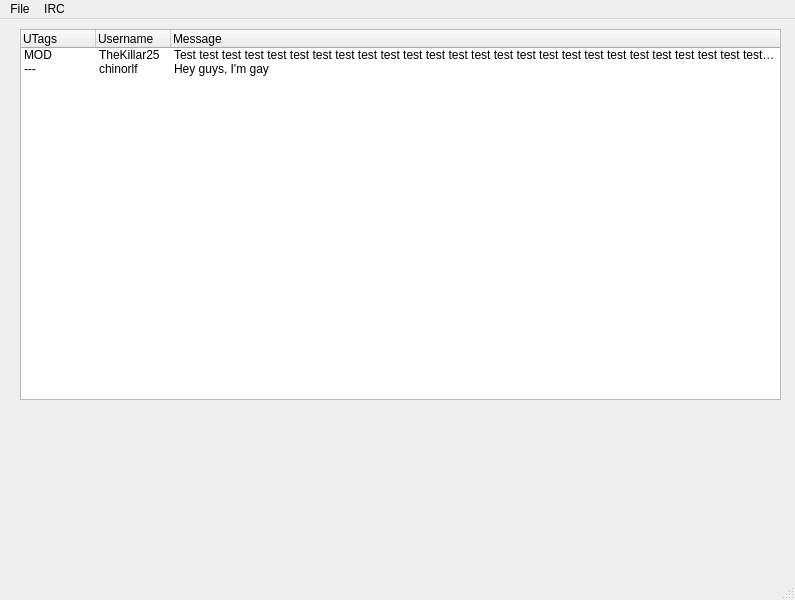
<?xml version="1.0" encoding="UTF-8"?>
<ui version="4.0">
 <class>MainWindow</class>
 <widget class="QMainWindow" name="MainWindow">
  <property name="geometry">
   <rect>
    <x>0</x>
    <y>0</y>
    <width>795</width>
    <height>600</height>
   </rect>
  </property>
  <property name="windowTitle">
   <string>MainWindow</string>
  </property>
  <widget class="QWidget" name="centralwidget">
   <widget class="QTreeWidget" name="treeWidget">
    <property name="geometry">
     <rect>
      <x>20</x>
      <y>10</y>
      <width>761</width>
      <height>371</height>
     </rect>
    </property>
    <property name="rootIsDecorated">
     <bool>false</bool>
    </property>
    <property name="uniformRowHeights">
     <bool>false</bool>
    </property>
    <property name="itemsExpandable">
     <bool>false</bool>
    </property>
    <property name="allColumnsShowFocus">
     <bool>false</bool>
    </property>
    <property name="wordWrap">
     <bool>true</bool>
    </property>
    <property name="headerHidden">
     <bool>false</bool>
    </property>
    <property name="expandsOnDoubleClick">
     <bool>true</bool>
    </property>
    <attribute name="headerVisible">
     <bool>true</bool>
    </attribute>
    <attribute name="headerCascadingSectionResizes">
     <bool>true</bool>
    </attribute>
    <attribute name="headerDefaultSectionSize">
     <number>75</number>
    </attribute>
    <attribute name="headerHighlightSections">
     <bool>true</bool>
    </attribute>
    <attribute name="headerMinimumSectionSize">
     <number>50</number>
    </attribute>
    <attribute name="headerShowSortIndicator" stdset="0">
     <bool>false</bool>
    </attribute>
    <attribute name="headerStretchLastSection">
     <bool>true</bool>
    </attribute>
    <column>
     <property name="text">
      <string>UTags</string>
     </property>
    </column>
    <column>
     <property name="text">
      <string>Username</string>
     </property>
    </column>
    <column>
     <property name="text">
      <string>Message</string>
     </property>
    </column>
    <item>
     <property name="text">
      <string>MOD</string>
     </property>
     <property name="text">
      <string>TheKillar25</string>
     </property>
     <property name="text">
      <string>Test test test test test test test test test test test test test test test test test test test test test test test test test test test test test test test test test test</string>
     </property>
    </item>
    <item>
     <property name="text">
      <string>---</string>
     </property>
     <property name="text">
      <string>chinorlf</string>
     </property>
     <property name="text">
      <string>Hey guys, I'm gay</string>
     </property>
    </item>
   </widget>
  </widget>
  <widget class="QMenuBar" name="menubar">
   <property name="geometry">
    <rect>
     <x>0</x>
     <y>0</y>
     <width>795</width>
     <height>21</height>
    </rect>
   </property>
   <widget class="QMenu" name="menuFile">
    <property name="title">
     <string>File</string>
    </property>
    <addaction name="actionQuit"/>
   </widget>
   <widget class="QMenu" name="menuIRC">
    <property name="title">
     <string>IRC</string>
    </property>
    <addaction name="actionMessage_as_Bot"/>
    <addaction name="actionWhisper_as_Bot"/>
    <addaction name="separator"/>
    <addaction name="actionTimeout_as_Bot"/>
    <addaction name="actionBan_as_Bot"/>
   </widget>
   <addaction name="menuFile"/>
   <addaction name="menuIRC"/>
  </widget>
  <widget class="QStatusBar" name="statusbar"/>
  <action name="actionQuit">
   <property name="text">
    <string>Quit</string>
   </property>
  </action>
  <action name="actionMessage_as_Bot">
   <property name="text">
    <string>Message as Bot</string>
   </property>
  </action>
  <action name="actionWhisper_as_Bot">
   <property name="text">
    <string>Whisper as Bot</string>
   </property>
  </action>
  <action name="actionTimeout_as_Bot">
   <property name="text">
    <string>Timeout as Bot</string>
   </property>
  </action>
  <action name="actionBan_as_Bot">
   <property name="text">
    <string>Ban as Bot</string>
   </property>
  </action>
 </widget>
 <resources/>
 <connections/>
</ui>
